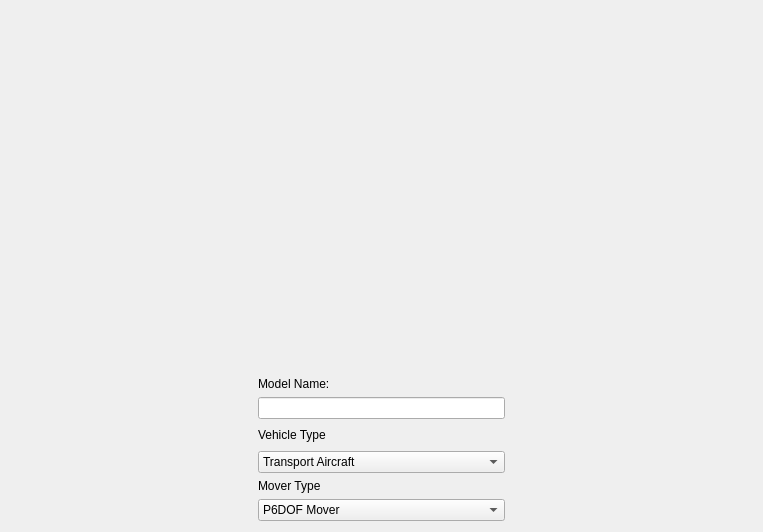
<?xml version="1.0" encoding="UTF-8"?>
<ui version="4.0">
 <class>IntroductionWidget</class>
 <widget class="QWidget" name="IntroductionWidget">
  <property name="geometry">
   <rect>
    <x>0</x>
    <y>0</y>
    <width>763</width>
    <height>532</height>
   </rect>
  </property>
  <property name="windowTitle">
   <string>Form</string>
  </property>
  <layout class="QGridLayout" name="gridLayout_2">
   <item row="0" column="0">
    <layout class="QGridLayout" name="gridLayout">
     <item row="3" column="1">
      <widget class="QLabel" name="mVehicleTypeLabel">
       <property name="text">
        <string>Vehicle Type</string>
       </property>
      </widget>
     </item>
     <item row="2" column="1">
      <widget class="QLineEdit" name="mModelNameLineEdit"/>
     </item>
     <item row="5" column="1">
      <widget class="QLabel" name="mMoverTypeLabel">
       <property name="text">
        <string>Mover Type</string>
       </property>
      </widget>
     </item>
     <item row="6" column="1">
      <widget class="QComboBox" name="mMoverTypeComboBox">
       <item>
        <property name="text">
         <string>P6DOF Mover</string>
        </property>
       </item>
       <item>
        <property name="text">
         <string>Guided Mover</string>
        </property>
       </item>
      </widget>
     </item>
     <item row="4" column="1">
      <widget class="QComboBox" name="mVehicleTypeComboBox">
       <item>
        <property name="text">
         <string>Transport Aircraft</string>
        </property>
       </item>
       <item>
        <property name="text">
         <string>Fighter Aircraft</string>
        </property>
       </item>
       <item>
        <property name="text">
         <string>AA Missile</string>
        </property>
       </item>
       <item>
        <property name="text">
         <string>SAM</string>
        </property>
       </item>
      </widget>
     </item>
     <item row="1" column="1">
      <widget class="QLabel" name="mModelNameLabel">
       <property name="text">
        <string>Model Name:</string>
       </property>
      </widget>
     </item>
     <item row="3" column="2">
      <spacer name="horizontalSpacer_2">
       <property name="orientation">
        <enum>Qt::Horizontal</enum>
       </property>
       <property name="sizeHint" stdset="0">
        <size>
         <width>40</width>
         <height>20</height>
        </size>
       </property>
      </spacer>
     </item>
     <item row="3" column="0">
      <spacer name="horizontalSpacer">
       <property name="orientation">
        <enum>Qt::Horizontal</enum>
       </property>
       <property name="sizeHint" stdset="0">
        <size>
         <width>40</width>
         <height>20</height>
        </size>
       </property>
      </spacer>
     </item>
     <item row="0" column="1">
      <spacer name="verticalSpacer">
       <property name="orientation">
        <enum>Qt::Vertical</enum>
       </property>
       <property name="sizeHint" stdset="0">
        <size>
         <width>20</width>
         <height>40</height>
        </size>
       </property>
      </spacer>
     </item>
    </layout>
   </item>
  </layout>
 </widget>
 <resources/>
 <connections/>
</ui>
